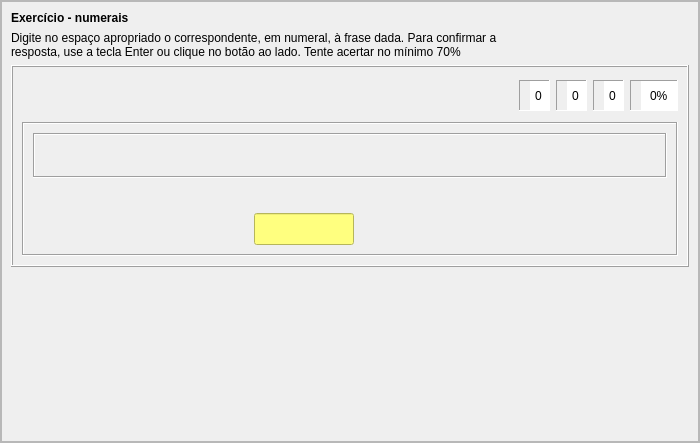
<?xml version="1.0" encoding="UTF-8"?>
<ui version="4.0">
 <class>ekznumeraloj</class>
 <widget class="QFrame" name="ekznumeraloj">
  <property name="geometry">
   <rect>
    <x>0</x>
    <y>0</y>
    <width>700</width>
    <height>443</height>
   </rect>
  </property>
  <property name="windowTitle">
   <string>Frame</string>
  </property>
  <property name="frameShape">
   <enum>QFrame::StyledPanel</enum>
  </property>
  <property name="frameShadow">
   <enum>QFrame::Raised</enum>
  </property>
  <property name="tipo" stdset="0">
   <string>senborda</string>
  </property>
  <layout class="QVBoxLayout" name="verticalLayout_5">
   <property name="leftMargin">
    <number>0</number>
   </property>
   <property name="topMargin">
    <number>0</number>
   </property>
   <property name="rightMargin">
    <number>0</number>
   </property>
   <property name="bottomMargin">
    <number>0</number>
   </property>
   <item>
    <widget class="QScrollArea" name="scrollArea">
     <property name="widgetResizable">
      <bool>true</bool>
     </property>
     <widget class="QWidget" name="scrollAreaWidgetContents">
      <property name="geometry">
       <rect>
        <x>0</x>
        <y>0</y>
        <width>696</width>
        <height>439</height>
       </rect>
      </property>
      <layout class="QVBoxLayout" name="verticalLayout_4">
       <item>
        <widget class="titolo" name="Lec03_Label11">
         <property name="maximumSize">
          <size>
           <width>16777215</width>
           <height>30</height>
          </size>
         </property>
         <property name="font">
          <font>
           <weight>75</weight>
           <bold>true</bold>
          </font>
         </property>
         <property name="text">
          <string notr="true">Exercício - numerais</string>
         </property>
        </widget>
       </item>
       <item>
        <widget class="QLabel" name="Lec03_Label12">
         <property name="text">
          <string notr="true">Digite no espaço apropriado o correspondente, em numeral, à frase dada. Para confirmar a 
resposta, use a tecla Enter ou clique no botão ao lado. Tente acertar no mínimo 70%</string>
         </property>
         <property name="wordWrap">
          <bool>true</bool>
         </property>
        </widget>
       </item>
       <item>
        <widget class="QFrame" name="frame">
         <property name="frameShape">
          <enum>QFrame::Box</enum>
         </property>
         <property name="frameShadow">
          <enum>QFrame::Raised</enum>
         </property>
         <property name="tipo" stdset="0">
          <string>markebla</string>
         </property>
         <layout class="QVBoxLayout" name="verticalLayout_3">
          <item>
           <layout class="QHBoxLayout" name="horizontalLayout_7">
            <item>
             <widget class="QFrame" name="frame_10">
              <property name="minimumSize">
               <size>
                <width>0</width>
                <height>40</height>
               </size>
              </property>
              <property name="maximumSize">
               <size>
                <width>16777215</width>
                <height>16777215</height>
               </size>
              </property>
              <property name="autoFillBackground">
               <bool>false</bool>
              </property>
              <property name="frameShape">
               <enum>QFrame::NoFrame</enum>
              </property>
              <property name="frameShadow">
               <enum>QFrame::Sunken</enum>
              </property>
              <layout class="QHBoxLayout" name="horizontalLayout">
               <property name="spacing">
                <number>1</number>
               </property>
               <property name="leftMargin">
                <number>0</number>
               </property>
               <property name="topMargin">
                <number>0</number>
               </property>
               <property name="rightMargin">
                <number>0</number>
               </property>
               <property name="bottomMargin">
                <number>0</number>
               </property>
               <item>
                <widget class="QPushButton" name="BitBtn1">
                 <property name="text">
                  <string notr="true"/>
                 </property>
                 <property name="icon">
                  <iconset>
                   <normalon>:/ikonoj/ekzercoj/komenci.png</normalon>
                   <activeon>:/ikonoj/ekzercoj/komenci-over.png</activeon>
                  </iconset>
                 </property>
                 <property name="iconSize">
                  <size>
                   <width>35</width>
                   <height>33</height>
                  </size>
                 </property>
                 <property name="flat">
                  <bool>true</bool>
                 </property>
                 <property name="tipo" stdset="0">
                  <string>komenci</string>
                 </property>
                </widget>
               </item>
               <item>
                <widget class="QPushButton" name="BitBtn3">
                 <property name="enabled">
                  <bool>false</bool>
                 </property>
                 <property name="text">
                  <string notr="true"/>
                 </property>
                 <property name="icon">
                  <iconset>
                   <normalon>:/ikonoj/ekzercoj/halti.png</normalon>
                   <activeon>:/ikonoj/ekzercoj/halti-over.png</activeon>
                  </iconset>
                 </property>
                 <property name="iconSize">
                  <size>
                   <width>35</width>
                   <height>33</height>
                  </size>
                 </property>
                 <property name="flat">
                  <bool>true</bool>
                 </property>
                 <property name="tipo" stdset="0">
                  <string>halti</string>
                 </property>
                </widget>
               </item>
              </layout>
             </widget>
            </item>
            <item>
             <spacer name="horizontalSpacer_10">
              <property name="orientation">
               <enum>Qt::Horizontal</enum>
              </property>
              <property name="sizeHint" stdset="0">
               <size>
                <width>13</width>
                <height>20</height>
               </size>
              </property>
             </spacer>
            </item>
            <item>
             <widget class="QFrame" name="frame_11">
              <property name="maximumSize">
               <size>
                <width>16777215</width>
                <height>31</height>
               </size>
              </property>
              <property name="frameShape">
               <enum>QFrame::Panel</enum>
              </property>
              <property name="frameShadow">
               <enum>QFrame::Sunken</enum>
              </property>
              <property name="tipo" stdset="0">
               <string>shilda</string>
              </property>
              <layout class="QHBoxLayout" name="horizontalLayout_3">
               <property name="spacing">
                <number>1</number>
               </property>
               <property name="leftMargin">
                <number>2</number>
               </property>
               <property name="topMargin">
                <number>0</number>
               </property>
               <property name="rightMargin">
                <number>0</number>
               </property>
               <property name="bottomMargin">
                <number>0</number>
               </property>
               <item>
                <widget class="QLabel" name="label_5">
                 <property name="maximumSize">
                  <size>
                   <width>24</width>
                   <height>24</height>
                  </size>
                 </property>
                 <property name="text">
                  <string notr="true"/>
                 </property>
                 <property name="pixmap">
                  <pixmap resource="../resources/ikonoj.qrc">:/ikonoj/kubeto.png</pixmap>
                 </property>
                 <property name="scaledContents">
                  <bool>true</bool>
                 </property>
                 <property name="alignment">
                  <set>Qt::AlignCenter</set>
                 </property>
                </widget>
               </item>
               <item>
                <widget class="QSpinBox" name="Placar1">
                 <property name="sizePolicy">
                  <sizepolicy hsizetype="Preferred" vsizetype="Preferred">
                   <horstretch>0</horstretch>
                   <verstretch>0</verstretch>
                  </sizepolicy>
                 </property>
                 <property name="frame">
                  <bool>false</bool>
                 </property>
                 <property name="alignment">
                  <set>Qt::AlignCenter</set>
                 </property>
                 <property name="readOnly">
                  <bool>true</bool>
                 </property>
                 <property name="buttonSymbols">
                  <enum>QAbstractSpinBox::NoButtons</enum>
                 </property>
                 <property name="tipo" stdset="0">
                  <string>shilda</string>
                 </property>
                </widget>
               </item>
              </layout>
             </widget>
            </item>
            <item>
             <widget class="QFrame" name="frame_12">
              <property name="maximumSize">
               <size>
                <width>16777215</width>
                <height>31</height>
               </size>
              </property>
              <property name="frameShape">
               <enum>QFrame::Panel</enum>
              </property>
              <property name="frameShadow">
               <enum>QFrame::Sunken</enum>
              </property>
              <property name="tipo" stdset="0">
               <string>shilda</string>
              </property>
              <layout class="QHBoxLayout" name="horizontalLayout_4">
               <property name="spacing">
                <number>1</number>
               </property>
               <property name="leftMargin">
                <number>2</number>
               </property>
               <property name="topMargin">
                <number>0</number>
               </property>
               <property name="rightMargin">
                <number>0</number>
               </property>
               <property name="bottomMargin">
                <number>0</number>
               </property>
               <item>
                <widget class="QLabel" name="label_8">
                 <property name="maximumSize">
                  <size>
                   <width>24</width>
                   <height>24</height>
                  </size>
                 </property>
                 <property name="text">
                  <string notr="true"/>
                 </property>
                 <property name="pixmap">
                  <pixmap resource="../resources/ikonoj.qrc">:/ikonoj/ekzercoj/bone.png</pixmap>
                 </property>
                 <property name="scaledContents">
                  <bool>true</bool>
                 </property>
                 <property name="alignment">
                  <set>Qt::AlignCenter</set>
                 </property>
                </widget>
               </item>
               <item>
                <widget class="QSpinBox" name="Placar2">
                 <property name="sizePolicy">
                  <sizepolicy hsizetype="Preferred" vsizetype="Preferred">
                   <horstretch>0</horstretch>
                   <verstretch>0</verstretch>
                  </sizepolicy>
                 </property>
                 <property name="frame">
                  <bool>false</bool>
                 </property>
                 <property name="alignment">
                  <set>Qt::AlignCenter</set>
                 </property>
                 <property name="readOnly">
                  <bool>true</bool>
                 </property>
                 <property name="buttonSymbols">
                  <enum>QAbstractSpinBox::NoButtons</enum>
                 </property>
                 <property name="tipo" stdset="0">
                  <string>shilda</string>
                 </property>
                </widget>
               </item>
              </layout>
             </widget>
            </item>
            <item>
             <widget class="QFrame" name="frame_36">
              <property name="maximumSize">
               <size>
                <width>16777215</width>
                <height>31</height>
               </size>
              </property>
              <property name="frameShape">
               <enum>QFrame::Panel</enum>
              </property>
              <property name="frameShadow">
               <enum>QFrame::Sunken</enum>
              </property>
              <property name="tipo" stdset="0">
               <string>shilda</string>
              </property>
              <layout class="QHBoxLayout" name="horizontalLayout_5">
               <property name="spacing">
                <number>1</number>
               </property>
               <property name="leftMargin">
                <number>2</number>
               </property>
               <property name="topMargin">
                <number>0</number>
               </property>
               <property name="rightMargin">
                <number>0</number>
               </property>
               <property name="bottomMargin">
                <number>0</number>
               </property>
               <item>
                <widget class="QLabel" name="label_9">
                 <property name="minimumSize">
                  <size>
                   <width>0</width>
                   <height>0</height>
                  </size>
                 </property>
                 <property name="maximumSize">
                  <size>
                   <width>24</width>
                   <height>24</height>
                  </size>
                 </property>
                 <property name="text">
                  <string notr="true"/>
                 </property>
                 <property name="pixmap">
                  <pixmap resource="../resources/ikonoj.qrc">:/ikonoj/ekzercoj/malbone.png</pixmap>
                 </property>
                 <property name="scaledContents">
                  <bool>true</bool>
                 </property>
                 <property name="alignment">
                  <set>Qt::AlignCenter</set>
                 </property>
                </widget>
               </item>
               <item>
                <widget class="QSpinBox" name="Placar3">
                 <property name="sizePolicy">
                  <sizepolicy hsizetype="Preferred" vsizetype="Preferred">
                   <horstretch>0</horstretch>
                   <verstretch>0</verstretch>
                  </sizepolicy>
                 </property>
                 <property name="minimumSize">
                  <size>
                   <width>0</width>
                   <height>0</height>
                  </size>
                 </property>
                 <property name="frame">
                  <bool>false</bool>
                 </property>
                 <property name="alignment">
                  <set>Qt::AlignCenter</set>
                 </property>
                 <property name="readOnly">
                  <bool>true</bool>
                 </property>
                 <property name="buttonSymbols">
                  <enum>QAbstractSpinBox::NoButtons</enum>
                 </property>
                 <property name="value">
                  <number>0</number>
                 </property>
                 <property name="tipo" stdset="0">
                  <string>shilda</string>
                 </property>
                </widget>
               </item>
              </layout>
             </widget>
            </item>
            <item>
             <widget class="QFrame" name="frame_37">
              <property name="maximumSize">
               <size>
                <width>16777215</width>
                <height>31</height>
               </size>
              </property>
              <property name="frameShape">
               <enum>QFrame::Panel</enum>
              </property>
              <property name="frameShadow">
               <enum>QFrame::Sunken</enum>
              </property>
              <property name="tipo" stdset="0">
               <string>shilda</string>
              </property>
              <layout class="QHBoxLayout" name="horizontalLayout_6">
               <property name="spacing">
                <number>1</number>
               </property>
               <property name="leftMargin">
                <number>2</number>
               </property>
               <property name="topMargin">
                <number>0</number>
               </property>
               <property name="rightMargin">
                <number>0</number>
               </property>
               <property name="bottomMargin">
                <number>0</number>
               </property>
               <item>
                <widget class="QLabel" name="label_10">
                 <property name="maximumSize">
                  <size>
                   <width>24</width>
                   <height>24</height>
                  </size>
                 </property>
                 <property name="text">
                  <string notr="true"/>
                 </property>
                 <property name="pixmap">
                  <pixmap resource="../resources/ikonoj.qrc">:/ikonoj/kalkulilo.png</pixmap>
                 </property>
                 <property name="scaledContents">
                  <bool>true</bool>
                 </property>
                 <property name="alignment">
                  <set>Qt::AlignCenter</set>
                 </property>
                </widget>
               </item>
               <item>
                <widget class="QSpinBox" name="Placar4">
                 <property name="sizePolicy">
                  <sizepolicy hsizetype="Preferred" vsizetype="Preferred">
                   <horstretch>0</horstretch>
                   <verstretch>0</verstretch>
                  </sizepolicy>
                 </property>
                 <property name="frame">
                  <bool>false</bool>
                 </property>
                 <property name="alignment">
                  <set>Qt::AlignCenter</set>
                 </property>
                 <property name="readOnly">
                  <bool>true</bool>
                 </property>
                 <property name="buttonSymbols">
                  <enum>QAbstractSpinBox::NoButtons</enum>
                 </property>
                 <property name="suffix">
                  <string>%</string>
                 </property>
                 <property name="maximum">
                  <number>100</number>
                 </property>
                 <property name="value">
                  <number>0</number>
                 </property>
                 <property name="tipo" stdset="0">
                  <string>shilda</string>
                 </property>
                </widget>
               </item>
              </layout>
             </widget>
            </item>
           </layout>
          </item>
          <item>
           <widget class="QFrame" name="frame_35">
            <property name="frameShape">
             <enum>QFrame::Box</enum>
            </property>
            <property name="frameShadow">
             <enum>QFrame::Sunken</enum>
            </property>
            <property name="tipo" stdset="0">
             <string>senborda</string>
            </property>
            <layout class="QVBoxLayout" name="verticalLayout_2">
             <item>
              <widget class="QFrame" name="Tajpujo">
               <property name="enabled">
                <bool>true</bool>
               </property>
               <property name="font">
                <font>
                 <pointsize>12</pointsize>
                </font>
               </property>
               <property name="frameShape">
                <enum>QFrame::Box</enum>
               </property>
               <property name="frameShadow">
                <enum>QFrame::Sunken</enum>
               </property>
               <property name="tipo" stdset="0">
                <string>ekzerca</string>
               </property>
               <layout class="QVBoxLayout" name="verticalLayout">
                <item>
                 <widget class="QLabel" name="Vorto0">
                  <property name="enabled">
                   <bool>true</bool>
                  </property>
                  <property name="font">
                   <font>
                    <pointsize>-1</pointsize>
                   </font>
                  </property>
                  <property name="styleSheet">
                   <string notr="true">font-size: 20px;</string>
                  </property>
                  <property name="text">
                   <string notr="true"/>
                  </property>
                  <property name="alignment">
                   <set>Qt::AlignCenter</set>
                  </property>
                  <property name="lingvo" stdset="0">
                   <string>eo</string>
                  </property>
                 </widget>
                </item>
               </layout>
              </widget>
             </item>
             <item>
              <widget class="QLabel" name="Korekta">
               <property name="enabled">
                <bool>true</bool>
               </property>
               <property name="font">
                <font>
                 <pointsize>-1</pointsize>
                </font>
               </property>
               <property name="styleSheet">
                <string notr="true">font-size: 20px;</string>
               </property>
               <property name="text">
                <string notr="true"/>
               </property>
               <property name="alignment">
                <set>Qt::AlignCenter</set>
               </property>
               <property name="lingvo" stdset="0">
                <string>eo</string>
               </property>
              </widget>
             </item>
             <item>
              <layout class="QHBoxLayout" name="horizontalLayout_2">
               <item>
                <spacer name="horizontalSpacer">
                 <property name="orientation">
                  <enum>Qt::Horizontal</enum>
                 </property>
                 <property name="sizeType">
                  <enum>QSizePolicy::Expanding</enum>
                 </property>
                 <property name="sizeHint" stdset="0">
                  <size>
                   <width>40</width>
                   <height>20</height>
                  </size>
                 </property>
                </spacer>
               </item>
               <item>
                <widget class="QLineEdit" name="Edit1">
                 <property name="enabled">
                  <bool>false</bool>
                 </property>
                 <property name="maximumSize">
                  <size>
                   <width>100</width>
                   <height>16777215</height>
                  </size>
                 </property>
                 <property name="font">
                  <font>
                   <pointsize>-1</pointsize>
                  </font>
                 </property>
                 <property name="styleSheet">
                  <string notr="true">background-color: rgb(255, 255, 127);
font-size: 20px;
</string>
                 </property>
                 <property name="inputMask">
                  <string/>
                 </property>
                 <property name="text">
                  <string notr="true"/>
                 </property>
                 <property name="maxLength">
                  <number>9</number>
                 </property>
                 <property name="frame">
                  <bool>true</bool>
                 </property>
                 <property name="alignment">
                  <set>Qt::AlignRight|Qt::AlignTrailing|Qt::AlignVCenter</set>
                 </property>
                </widget>
               </item>
               <item>
                <widget class="QPushButton" name="BitBtn2">
                 <property name="enabled">
                  <bool>false</bool>
                 </property>
                 <property name="sizePolicy">
                  <sizepolicy hsizetype="Maximum" vsizetype="Fixed">
                   <horstretch>0</horstretch>
                   <verstretch>0</verstretch>
                  </sizepolicy>
                 </property>
                 <property name="minimumSize">
                  <size>
                   <width>0</width>
                   <height>0</height>
                  </size>
                 </property>
                 <property name="text">
                  <string/>
                 </property>
                 <property name="icon">
                  <iconset>
                   <normalon>:/ikonoj/ekzercoj/validi.png</normalon>
                   <activeon>:/ikonoj/ekzercoj/validi-over.png</activeon>
                  </iconset>
                 </property>
                 <property name="iconSize">
                  <size>
                   <width>35</width>
                   <height>33</height>
                  </size>
                 </property>
                 <property name="flat">
                  <bool>true</bool>
                 </property>
                 <property name="tipo" stdset="0">
                  <string>validigi</string>
                 </property>
                </widget>
               </item>
               <item>
                <spacer name="horizontalSpacer_9">
                 <property name="orientation">
                  <enum>Qt::Horizontal</enum>
                 </property>
                 <property name="sizeHint" stdset="0">
                  <size>
                   <width>40</width>
                   <height>20</height>
                  </size>
                 </property>
                </spacer>
               </item>
               <item>
                <widget class="QPushButton" name="printilo_ps">
                 <property name="sizePolicy">
                  <sizepolicy hsizetype="Maximum" vsizetype="Fixed">
                   <horstretch>0</horstretch>
                   <verstretch>0</verstretch>
                  </sizepolicy>
                 </property>
                 <property name="minimumSize">
                  <size>
                   <width>0</width>
                   <height>0</height>
                  </size>
                 </property>
                 <property name="maximumSize">
                  <size>
                   <width>16777215</width>
                   <height>16777215</height>
                  </size>
                 </property>
                 <property name="text">
                  <string/>
                 </property>
                 <property name="icon">
                  <iconset>
                   <normalon>:/ikonoj/ekzercoj/printi-ekzercon.png</normalon>
                   <activeon>:/ikonoj/ekzercoj/printi-ekzercon-over.png</activeon>
                  </iconset>
                 </property>
                 <property name="iconSize">
                  <size>
                   <width>81</width>
                   <height>33</height>
                  </size>
                 </property>
                 <property name="flat">
                  <bool>true</bool>
                 </property>
                 <property name="tipo" stdset="0">
                  <string>printi_ekzercon</string>
                 </property>
                </widget>
               </item>
              </layout>
             </item>
            </layout>
           </widget>
          </item>
         </layout>
        </widget>
       </item>
       <item>
        <spacer name="verticalSpacer">
         <property name="orientation">
          <enum>Qt::Vertical</enum>
         </property>
         <property name="sizeHint" stdset="0">
          <size>
           <width>20</width>
           <height>40</height>
          </size>
         </property>
        </spacer>
       </item>
      </layout>
     </widget>
    </widget>
   </item>
  </layout>
 </widget>
 <customwidgets>
  <customwidget>
   <class>titolo</class>
   <extends>QLabel</extends>
   <header>titolo.h</header>
  </customwidget>
 </customwidgets>
 <resources>
  <include location="ikonoj.qrc"/>
 </resources>
 <connections/>
</ui>
